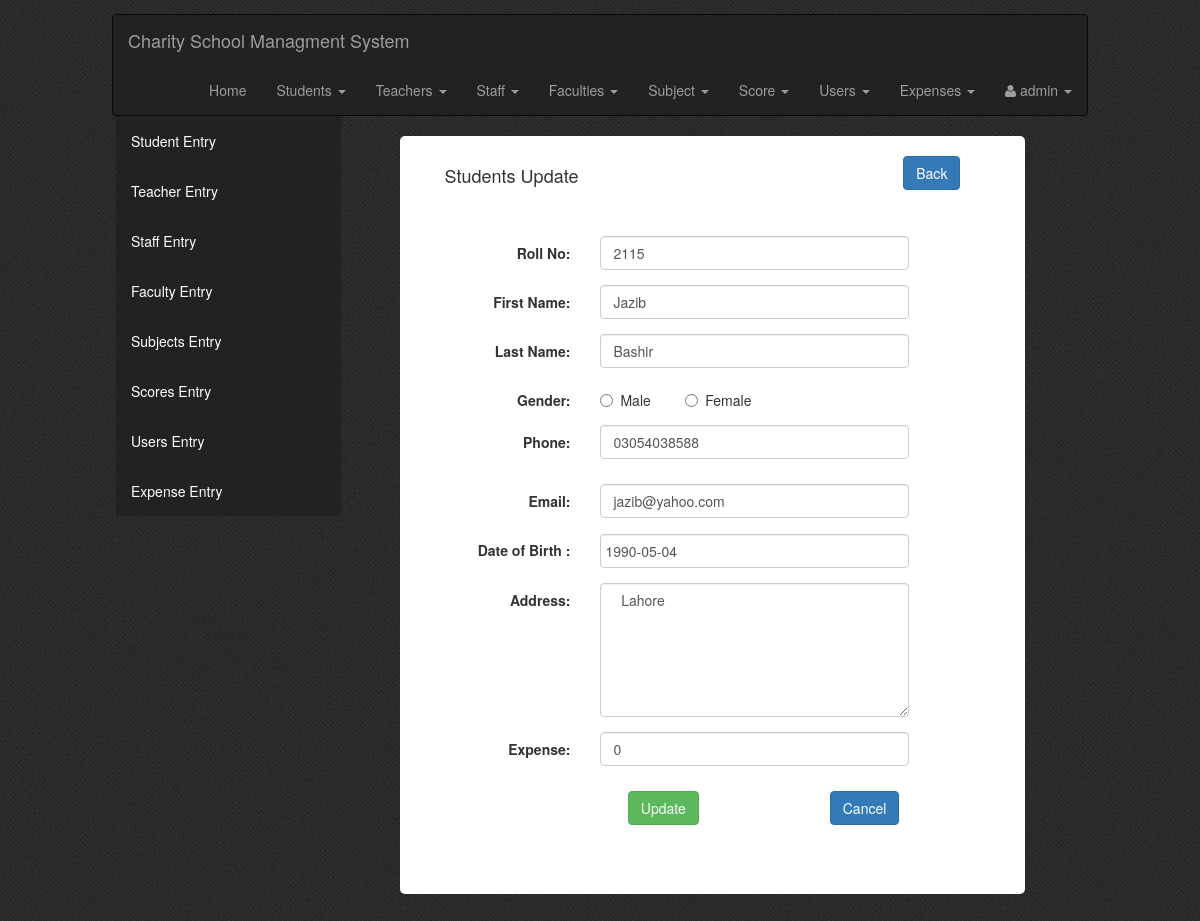
/everyone.php?tag=student_entry&opr=upd&rs_id=2, run on an earlier commit of the app's database.
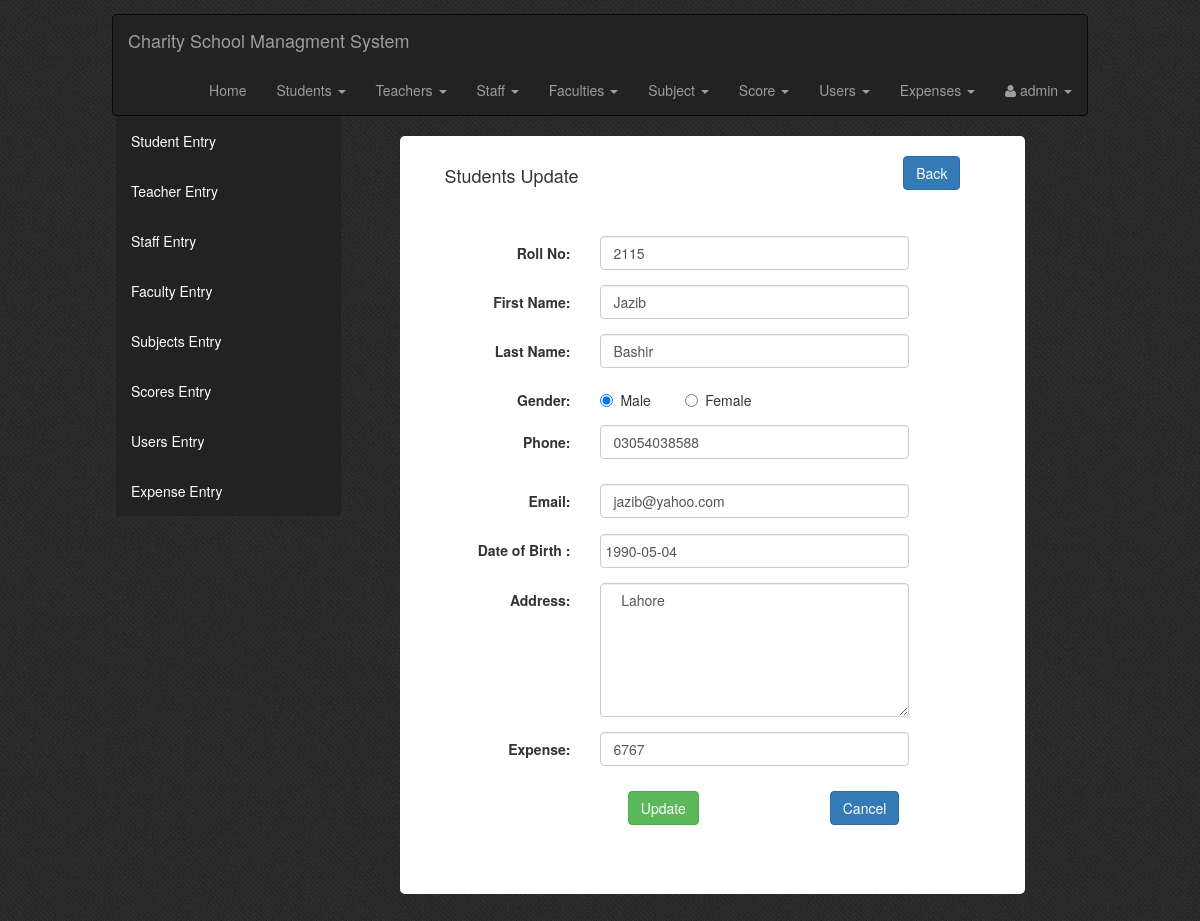
And on a later commit of the database.
### tables this page shows
CREATE TABLE `stu_tbl` (
  `roll_no` int(10) NOT NULL,
  `stu_id` int(10) UNSIGNED NOT NULL,
  `f_name` varchar(50) NOT NULL,
  `l_name` varchar(50) NOT NULL,
  `gender` char(10) NOT NULL,
  `dob` date NOT NULL,
  `address` varchar(100) NOT NULL,
  `phone` varchar(50) NOT NULL,
  `email` varchar(70) NOT NULL,
  `student_expense` int(11) NOT NULL
);

### Students_Entry.php (the view, shortened to what this page needs)
<?php
    $id="";
    $opr="";
    if(isset($_GET['opr']))
    	$opr=$_GET['opr'];
    if(isset($_GET['rs_id']))
    	$id=$_GET['rs_id'];
?>
<?php
if($opr=="upd")
{
	$sql_upd=mysql_query("SELECT * FROM stu_tbl WHERE stu_id=$id");
	$rs_upd=mysql_fetch_array($sql_upd);
?>
<div class="col-md-10 col-md-offset-1 form-style">
    <div class="col-md-12 entry-head margin-20b">
        <h4 class="left">Students Update</h4>
        <a class="btn btn-primary right" href="?tag=view_students">Back</a>
    </div>
    <div class="col-md-10 col-md-offset-1 form-style">
            <form role="form" data-toggle="validator" method="post" class="form-horizontal">
                <div class="row">
                    <div class="form-group">
                        <label for="roll_no" class="control-label col-sm-3">Roll No:</label>
                        <div class="col-sm-8">
                            <input  type="text" class="form-control only-number" id="roll_no" name="roll_no" value="<?php echo $rs_upd['roll_no'];?>"/>
                        </div>
                    </div>
                    <div class="form-group">
                        <label for="fnametxt" class="control-label col-sm-3">First Name:</label>
                        <div class="col-sm-8">
                            <input type="text" class="form-control" id="fnametxt" name="fnametxt" value="<?php echo $rs_upd['f_name'];?>"/>
                        </div>
                    </div>
                    <div class="form-group">
                        <label for="lnametxt" class="control-label col-sm-3">Last Name:</label>
                        <div class="col-sm-8">
                            <input type="text" class="form-control" id="lnametxt" name="lnametxt" value="<?php echo $rs_upd['l_name'];?>"/>
                        </div>
                    </div>
                    <div class="form-group">
                        <label for="gender" class="control-label col-sm-3">Gender:</label>
                        <div class="radio col-sm-2">
                            <label><input type="radio" name="gender" value="male" <?php if($rs_upd['gender']=="male") echo "checked";?>>Male</label>
                        </div>
                        <div class="radio col-sm-4">
                            <label><input type="radio" name="gender" value="female" <?php if($rs_upd['gender']=="female") echo "checked";?>>Female</label>
                        </div>
                    </div>
                    <div class="form-group">
                        <label for="phonetxt" class="control-label col-sm-3">Phone:</label>
                        <div class="col-sm-8">
                            <input type="number"data-minlength="11" class="form-control only-number" data-error="Enter Valid 11 Digit Phone Number  " id="phonetxt" name="phonetxt" value="<?php echo $rs_upd['phone'];?>">
                        </div>
                    </div>
                    <div class="form-group">
                        <label for="emailtxt" class="control-label col-sm-3">Email:</label>
                        <div class="col-sm-8">
                            <input type="email" class="form-control" id="emailtxt" name="emailtxt" value="<?php echo $rs_upd['email'];?>">
                        </div>
                    </div>
                    <div class="form-group">
                        <label for="dob" class="control-label col-sm-3">Date of Birth :</label>
                        <div class="col-sm-8">
                            <input type="text" class="form-control datepicker" name="dob" value="<?php echo $rs_upd['dob'];?>" data-date-format="yyyy-mm-dd"/>
                        </div>
                    </div>
                    <div class="form-group">
                        <label for="addrtxt" class="control-label col-sm-3">Address:</label>
                        <div class="col-sm-8">
                            <textarea class="form-control" name="addrtxt" cols="8" rows="6" required><?php echo $rs_upd['address'];?></textarea>
                        </div>
                    </div>
                    <div class="form-group">
                        <label for="phonetxt" class="control-label col-sm-3">Expense:</label>
                        <div class="col-sm-8">
                            <input type="number"data-minlength="1" class="form-control only-number" data-error="Enter Expense if none type 0  " id="stu_expense" name="stu_expense" value="<?php echo $rs_upd['student_expense'];?>">
                        </div>
                    </div>
                    <div class="form-group">
                        <input type="submit" name="btn_upd" value="Update" class="btn btn-success col-md-offset-4 col-sm-offset-4 col-xs-offset-2"/>
                        <input type="reset" value="Cancel" class="btn btn-primary col-md-offset-3 col-sm-offset-3 col-xs-offset-3"/>
                    </div>
                </div>
            </form>
        </div>
    </div>
</div>
<?php
}
?>
</body>
</html>

What changed in the data, as far as the page shows it:
changed stu_tbl "Jazib": gender "☐ Male" → "☑ Male"; stu_expense "0" → "6767"
